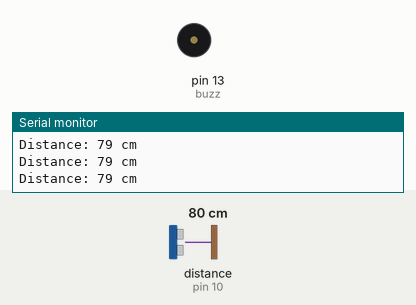
Bench run of a sketch on a simulated Arduino Uno, built with avr-gcc and run on an emulated ATmega328P. Shown: buzzer (waves = sounding), the last lines printed to the serial monitor. Wiring (inferred from the names in the program): ultrasonic range finder: trigger pin 9; echo pin 10. The inputs (shaded band) are chosen by the test bench; at power-on: distance to the obstacle (sensor on pin 10) 80 cm. The echo pulse lasts 58.3 µs per cm.

Above: at 1.3 s.
1.4 s: distance to the obstacle (sensor on pin 10) set to 2 cm
At 2.8 s:
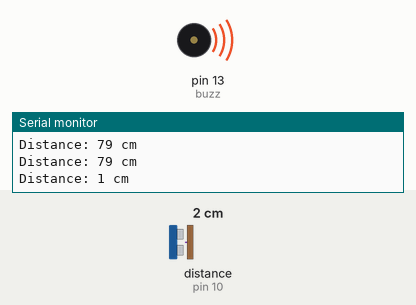
4.4 s: distance to the obstacle (sensor on pin 10) set to 18 cm
6.0 s: distance to the obstacle (sensor on pin 10) set to 13 cm
At 7.8 s:
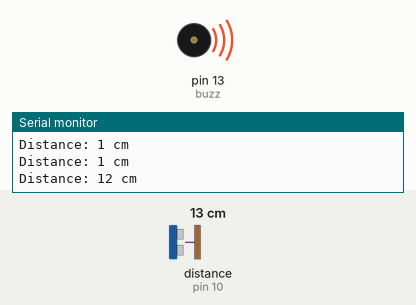
Timing chart, 0 to 15.0 s (numbered marks = the images above; inputs shaded):
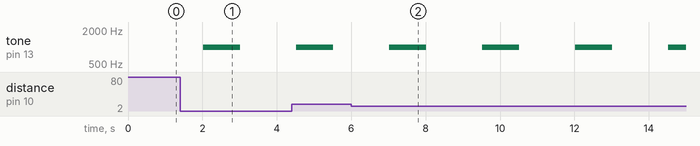

Measured:
- after the input at 1.4 s, tone on pin 13 (buzz): silent → 1000 Hz after 0.62 s, → silent 1.0 s later
- after the input at 6.0 s, tone on pin 13 (buzz): alternates 1000 Hz for 1.0 s and silent for 1.5 s, starting after 1.0 s

The sketch:

buzzzer1.ino
```cpp
const int trigPin = 9;  // Trigger pin of the ultrasonic sensor (connect to Arduino pin 9)
const int echoPin = 10; // Echo pin of the ultrasonic sensor (connect to Arduino pin 10)
const int buzz=13;

void setup() {
  Serial.begin(9600); // Initialize serial communication for displaying distance
  pinMode(trigPin, OUTPUT);
  pinMode(echoPin, INPUT);
  pinMode(buzz, OUTPUT); // Set buzzer - pin 9 as an output
}

void loop() {
  long duration;
  int distance;

  // Generate a pulse to trigger the sensor
  digitalWrite(trigPin, LOW);
  delayMicroseconds(2);
  digitalWrite(trigPin, HIGH);
  delayMicroseconds(10);
  digitalWrite(trigPin, LOW);

  // Read the time it takes for the echo to return
  duration = pulseIn(echoPin, HIGH);

  // Calculate the distance in centimeters (you can change to inches if needed)
  distance = duration / 58.2;

  // Print the distance to the Serial Monitor
  Serial.print("Distance: ");
  Serial.print(distance);
  Serial.println(" cm");

  delay(500); // Wait for a while before taking another reading
  if(distance<15){
    tone(buzz, 1000); // Send 1KHz sound signal...
    delay(1000); // ...for 1 sec
    noTone(buzz); // Stop sound...
    delay(1000); // ...for 1sec
}


}
```
